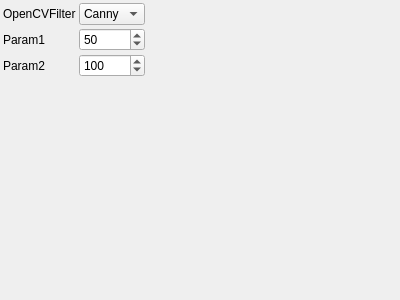
<?xml version="1.0" encoding="UTF-8"?>
<ui version="4.0">
 <class>OpenCVFilterParametersControlWidget</class>
 <widget class="QWidget" name="OpenCVFilterParametersControlWidget">
  <property name="geometry">
   <rect>
    <x>0</x>
    <y>0</y>
    <width>400</width>
    <height>300</height>
   </rect>
  </property>
  <property name="windowTitle">
   <string>OpenCVFilterParameters</string>
  </property>
   <layout class="QGridLayout" name="gridLayout">
    <property name="margin">
     <number>3</number>
    </property>
    <property name="spacing">
     <number>3</number>
    </property>
    <item row="0" column="0">
     <widget class="QLabel" name="label_0">
       <property name="text">
         <string>OpenCVFilter</string>
       </property>
     </widget>
    </item>
    <item row="0" column="1">
     <widget class="QComboBox" name="openCVFilterComboBox">
       <property name="currentIndex">
         <number>0</number>
       </property>
       <item>
        <property name="text">
         <string>Canny</string>
        </property>
       </item>
       <property name="toolTip">
         <string>OpenCVFilter</string>
       </property>
     </widget>
    </item>
    <item row="1" column="0">
     <widget class="QLabel" name="label_1">
       <property name="text">
         <string>Param1</string>
       </property>
     </widget>
    </item>
    <item row="1" column="1">
     <widget class="QSpinBox" name="param1SpinBox">
       <property name="toolTip">
         <string>Param1</string>
       </property>
       <property name="minimum">
        <number>0</number>
       </property>
       <property name="maximum">
        <number>10000</number>
       </property>
       <property name="singleStep">
        <number>1</number>
       </property>
       <property name="value">
        <number>50</number>
       </property>
     </widget>
    </item>
    <item row="2" column="0">
     <widget class="QLabel" name="label_2">
       <property name="text">
         <string>Param2</string>
       </property>
     </widget>
    </item>
    <item row="2" column="1">
     <widget class="QSpinBox" name="param2SpinBox">
       <property name="toolTip">
         <string>Param2</string>
       </property>
       <property name="minimum">
        <number>0</number>
       </property>
       <property name="maximum">
        <number>10000</number>
       </property>
       <property name="singleStep">
        <number>1</number>
       </property>
       <property name="value">
        <number>100</number>
       </property>
     </widget>
    </item>
   <item row="3" column="0">
    <spacer name="verticalSpacer">
     <property name="orientation">
      <enum>Qt::Vertical</enum>
     </property>
     <property name="sizeHint" stdset="0">
      <size>
       <width>0</width>
       <height>0</height>
      </size>
     </property>
    </spacer>
   </item>
   <item row="3" column="2">
    <spacer name="horizontalSpacer">
     <property name="orientation">
      <enum>Qt::Horizontal</enum>
     </property>
     <property name="sizeHint" stdset="0">
      <size>
       <width>0</width>
       <height>0</height>
      </size>
     </property>
    </spacer>
   </item>
  </layout>
 </widget>
 <layoutdefault spacing="3" margin="3"/>
 <resources/>
 <connections>
  <connection>
   <sender>openCVFilterComboBox</sender>
   <signal>currentIndexChanged(int)</signal>
   <receiver>OpenCVFilterParametersControlWidget</receiver>
   <slot>changeParameters()</slot>
  </connection>
  <connection>
   <sender>param1SpinBox</sender>
   <signal>valueChanged(int)</signal>
   <receiver>OpenCVFilterParametersControlWidget</receiver>
   <slot>changeParameters()</slot>
  </connection>
  <connection>
   <sender>param2SpinBox</sender>
   <signal>valueChanged(int)</signal>
   <receiver>OpenCVFilterParametersControlWidget</receiver>
   <slot>changeParameters()</slot>
  </connection>
 </connections>
 <slots>
  <slot>changeParameters()</slot>
 </slots>
 <customwidgets>
 </customwidgets>
</ui>
